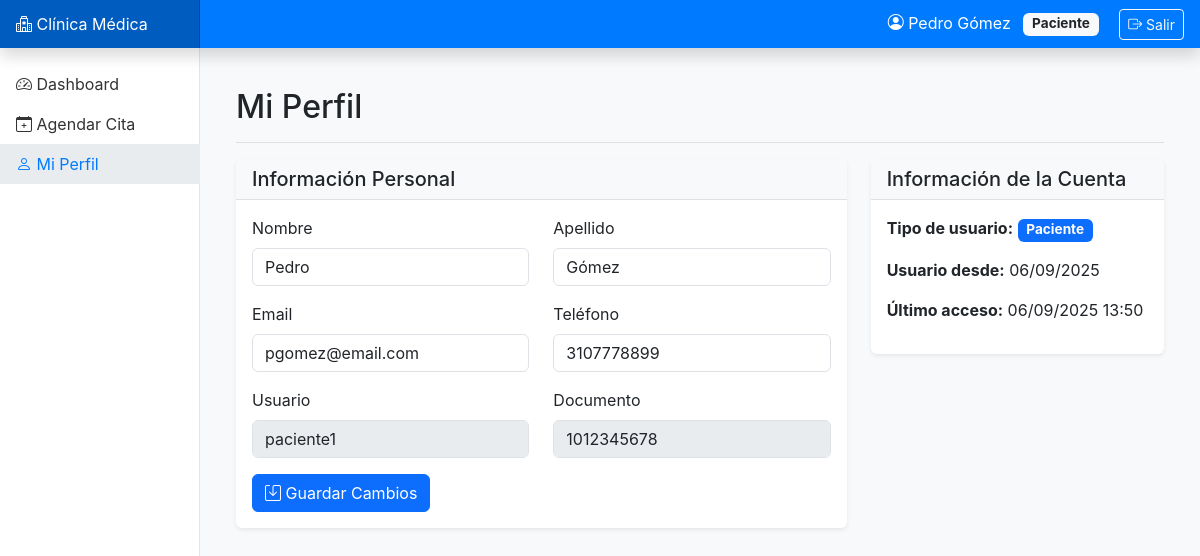
The page /accounts/profile/ (signed in) on the database its author committed.
### accounts/models.py (models this page shows, shortened)
class User(AbstractUser):
    ROLE_CHOICES = [
        ('ADMIN', 'Administrador'),
        ('RECEP', 'Recepción'),
        ('MEDICO', 'Médico'),
        ('PACIENTE', 'Paciente'),
        ('SOPORTE', 'Soporte/BI'),
    ]
    role = models.CharField(max_length=10, choices=ROLE_CHOICES, default='PACIENTE')
    phone = models.CharField(max_length=20, blank=True)
    document_id = models.CharField(max_length=20, unique=True, null=True, blank=True)
    class Meta:
        db_table = 'accounts_user'
        verbose_name = 'Usuario'
        verbose_name_plural = 'Usuarios'

### accounts/views.py (the view, shortened to what this page needs)
# urls.py: path('profile/', views.profile_view, name='profile'),
@login_required
def profile_view(request):
    return render(request, 'accounts/profile.html', {'user': request.user})

### templates/accounts/profile.html (shortened to what this page needs)
{% extends 'base.html' %}
{% block content %}
<div class="d-flex justify-content-between flex-wrap flex-md-nowrap align-items-center pt-3 pb-2 mb-3 border-bottom">
    <h1 class="h2">Mi Perfil</h1>
</div>
<div class="row">
    <div class="col-md-8">
        <div class="card">
            <div class="card-header">
                <h5 class="mb-0">Información Personal</h5>
            </div>
            <div class="card-body">
                <form method="post">
                    <div class="row">
                        <div class="col-md-6 mb-3">
                            <label for="first_name" class="form-label">Nombre</label>
                            <input type="text" class="form-control" id="first_name" name="first_name" value="{{ user.first_name }}" required>
                        </div>
                        <div class="col-md-6 mb-3">
                            <label for="last_name" class="form-label">Apellido</label>
                            <input type="text" class="form-control" id="last_name" name="last_name" value="{{ user.last_name }}" required>
                        </div>
                    </div>
                    <div class="row">
                        <div class="col-md-6 mb-3">
                            <label for="email" class="form-label">Email</label>
                            <input type="email" class="form-control" id="email" name="email" value="{{ user.email }}" required>
                        </div>
                        <div class="col-md-6 mb-3">
                            <label for="phone" class="form-label">Teléfono</label>
                            <input type="tel" class="form-control" id="phone" name="phone" value="{{ user.phone }}">
                        </div>
                    </div>
                    <div class="row">
                        <div class="col-md-6 mb-3">
                            <label for="username" class="form-label">Usuario</label>
                            <input type="text" class="form-control" id="username" value="{{ user.username }}" disabled>
                        </div>
                        <div class="col-md-6 mb-3">
                            <label for="document_id" class="form-label">Documento</label>
                            <input type="text" class="form-control" id="document_id" value="{{ user.document_id }}" disabled>
                        </div>
                    </div>
                    <button type="submit" class="btn btn-primary">
                        <i class="bi bi-save"></i> Guardar Cambios
                    </button>
                </form>
            </div>
        </div>
    </div>
    <div class="col-md-4">
        <div class="card">
            <div class="card-header">
                <h5 class="mb-0">Información de la Cuenta</h5>
            </div>
            <div class="card-body">
                <p><strong>Tipo de usuario:</strong> <span class="badge bg-primary">{{ user.get_role_display }}</span></p>
                <p><strong>Usuario desde:</strong> {{ user.date_joined|date:"d/m/Y" }}</p>
                <p><strong>Último acceso:</strong> {{ user.last_login|date:"d/m/Y H:i" }}</p>
            </div>
        </div>
    </div>
</div>
{% endblock %}

### templates/base.html (shortened to what this page needs)
<!DOCTYPE html>
<html lang="es">
<head>
    <link href="https://cdn.jsdelivr.net/npm/bootstrap@5.3.0/dist/css/bootstrap.min.css" rel="stylesheet">
    <link rel="stylesheet" href="https://cdn.jsdelivr.net/npm/bootstrap-icons@1.11.0/font/bootstrap-icons.css">
</head>
<body>
    <nav class="navbar navbar-dark fixed-top bg-primary flex-md-nowrap p-0 shadow">
        <a class="navbar-brand col-md-3 col-lg-2 me-0 px-3" href="{% url 'dashboard' %}">
            <i class="bi bi-hospital"></i> Clínica Médica
        </a>
        <div class="navbar-nav ms-auto">
            <div class="nav-item text-nowrap">
                <span class="nav-link px-3 text-white">
                    <i class="bi bi-person-circle"></i> {{ user.get_full_name|default:user.username }}
                    <span class="badge bg-light text-dark ms-2">{{ user.get_role_display }}</span>
                    <a href="{% url 'logout' %}" class="btn btn-sm btn-outline-light ms-3">
                        <i class="bi bi-box-arrow-right"></i> Salir
                    </a>
                </span>
            </div>
        </div>
    </nav>
    <nav id="sidebarMenu" class="col-md-3 col-lg-2 d-md-block sidebar collapse">
        <div class="sidebar-sticky pt-3">
            <ul class="nav flex-column">
                <li class="nav-item">
                    <a class="nav-link {% if request.resolver_match.url_name == 'dashboard' %}active{% endif %}" href="{% url 'dashboard' %}">
                        <i class="bi bi-speedometer2"></i> Dashboard
                    </a>
                </li>
                {% if user.role == 'PACIENTE' %}
                <li class="nav-item">
                    <a class="nav-link" href="{% url 'appointment_search' %}">
                        <i class="bi bi-calendar-plus"></i> Agendar Cita
                    </a>
                </li>
                {% endif %}
                <li class="nav-item">
                    <a class="nav-link {% if request.resolver_match.url_name == 'profile' %}active{% endif %}" href="{% url 'profile' %}">
                        <i class="bi bi-person"></i> Mi Perfil
                    </a>
                </li>
            </ul>
        </div>
    </nav>
    <main role="main" class="col-md-9 ms-sm-auto col-lg-10 px-md-4">
        <div class="container-fluid py-4">
            {% block content %}{% endblock %}
        </div>
    </main>
</body>
</html>

### templates/base.html (style rules this page uses)
:root { --primary-color: #0d6efd; --secondary-color: #6c757d; --success-color: #198754; --danger-color: #dc3545; --warning-color: #ffc107; --info-color: #0dcaf0; }
body { font-family: -apple-system, BlinkMacSystemFont, "Segoe UI", Roboto, "Helvetica Neue", Arial, sans-serif; background-color: #f8f9fa; }
.sidebar { position: fixed; top: 0; bottom: 0; left: 0; z-index: 100; padding: 48px 0 0; box-shadow: inset -1px 0 0 rgba(0, 0, 0, .1); background-color: #fff; }
.sidebar-sticky { position: sticky; top: 48px; height: calc(100vh - 48px); padding-top: .5rem; overflow-x: hidden; overflow-y: auto; }
.sidebar .nav-link { color: #333; padding: .5rem 1rem; }
.sidebar .nav-link.active { color: #007bff; background-color: #e9ecef; }
.navbar-brand { padding-top: .75rem; padding-bottom: .75rem; font-size: 1rem; background-color: rgba(0, 0, 0, .25); box-shadow: inset -1px 0 0 rgba(0, 0, 0, .25); }
.navbar { background-color: #007bff !important; }
main { margin-left: 240px; padding-top: 48px; }
.card { border: none; box-shadow: 0 0.125rem 0.25rem rgba(0,0,0,0.075); margin-bottom: 1.5rem; }
.card-header { background-color: #f8f9fa; border-bottom: 1px solid #dee2e6; font-weight: 600; }
.badge { padding: 0.35em 0.65em; font-size: 0.85em; }

### rows shown on the page
User: get_full_name "Pedro Gómez", role "Paciente", first_name "Pedro", last_name "Gómez", email "pgomez@email.com", phone "3107778899", username "paciente1", document_id "1012345678", date_joined "06/09/2025", last_login "06/09/2025 13:50"
